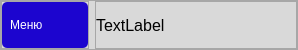
         <widget class="QFrame" name="frame_4">
          <property name="minimumSize">
           <size>
            <width>0</width>
            <height>50</height>
           </size>
          </property>
          <property name="maximumSize">
           <size>
            <width>16777215</width>
            <height>50</height>
           </size>
          </property>
          <property name="styleSheet">
           <string notr="true">background-color: rgb(217, 217, 217);</string>
          </property>
          <property name="frameShape">
           <enum>QFrame::StyledPanel</enum>
          </property>
          <property name="frameShadow">
           <enum>QFrame::Raised</enum>
          </property>
          <layout class="QHBoxLayout" name="horizontalLayout_10">
           <property name="leftMargin">
            <number>0</number>
           </property>
           <property name="topMargin">
            <number>0</number>
           </property>
           <property name="rightMargin">
            <number>0</number>
           </property>
           <property name="bottomMargin">
            <number>0</number>
           </property>
           <item alignment="Qt::AlignLeft">
            <widget class="QFrame" name="frame_10">
             <property name="frameShape">
              <enum>QFrame::StyledPanel</enum>
             </property>
             <property name="frameShadow">
              <enum>QFrame::Raised</enum>
             </property>
             <layout class="QHBoxLayout" name="horizontalLayout_11">
              <property name="leftMargin">
               <number>0</number>
              </property>
              <property name="topMargin">
               <number>0</number>
              </property>
              <property name="rightMargin">
               <number>0</number>
              </property>
              <property name="bottomMargin">
               <number>0</number>
              </property>
              <item>
               <widget class="QPushButton" name="menu_button_1">
                <property name="sizePolicy">
                 <sizepolicy hsizetype="Fixed" vsizetype="Fixed">
                  <horstretch>0</horstretch>
                  <verstretch>0</verstretch>
                 </sizepolicy>
                </property>
                <property name="styleSheet">
                 <string notr="true">QPushButton {
	font: 10pt &quot;Arial&quot;;
	text-align: left;
	padding: 8px;
	background-color: #1c05cf;
	color: #ffffff;
	border-radius: 5px;
	width: 70px;
	height: 30px;

}

QPushButton:pressed {
	font: 10pt &quot;Arial&quot;;
	text-align: left;
	padding: 10px;
	background-color: #130390;
	color: #ffffff;
	border-radius: 5px;
	width: 70px;
	height: 30px;
}</string>
                </property>
                <property name="text">
                 <string>Меню</string>
                </property>
                <property name="icon">
                 <iconset>
                  <normaloff>:/icons/icons/menu.svg</normaloff>:/icons/icons/menu.svg</iconset>
                </property>
                <property name="iconSize">
                 <size>
                  <width>20</width>
                  <height>20</height>
                 </size>
                </property>
               </widget>
              </item>
             </layout>
            </widget>
           </item>
           <item alignment="Qt::AlignRight">
            <widget class="QFrame" name="frame_13">
             <property name="sizePolicy">
              <sizepolicy hsizetype="Expanding" vsizetype="Preferred">
               <horstretch>0</horstretch>
               <verstretch>0</verstretch>
              </sizepolicy>
             </property>
             <property name="frameShape">
              <enum>QFrame::StyledPanel</enum>
             </property>
             <property name="frameShadow">
              <enum>QFrame::Raised</enum>
             </property>
             <layout class="QHBoxLayout" name="horizontalLayout_12">
              <property name="leftMargin">
               <number>0</number>
              </property>
              <property name="topMargin">
               <number>0</number>
              </property>
              <property name="rightMargin">
               <number>0</number>
              </property>
              <property name="bottomMargin">
               <number>0</number>
              </property>
              <item>
               <widget class="QLabel" name="user_nick_1">
                <property name="minimumSize">
                 <size>
                  <width>200</width>
                  <height>0</height>
                 </size>
                </property>
                <property name="maximumSize">
                 <size>
                  <width>250</width>
                  <height>16777215</height>
                 </size>
                </property>
                <property name="font">
                 <font>
                  <pointsize>12</pointsize>
                  <weight>50</weight>
                  <bold>false</bold>
                 </font>
                </property>
                <property name="styleSheet">
                 <string notr="true">qproperty-alignment: AlignRight;</string>
                </property>
                <property name="text">
                 <string>TextLabel</string>
                </property>
               </widget>
              </item>
             </layout>
            </widget>
           </item>
          </layout>
         </widget>
